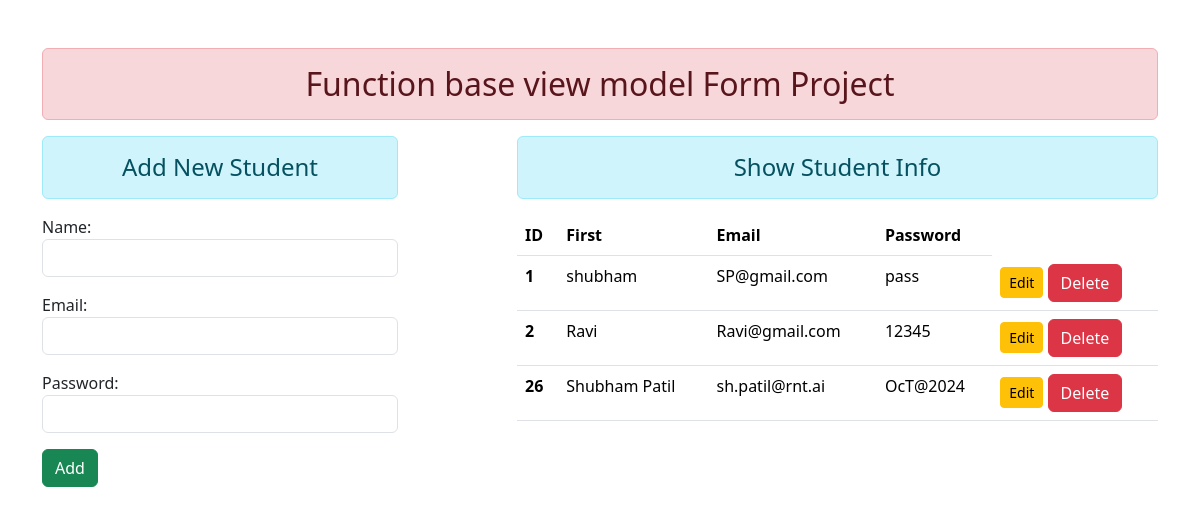
/, run on an earlier commit of the app's database.
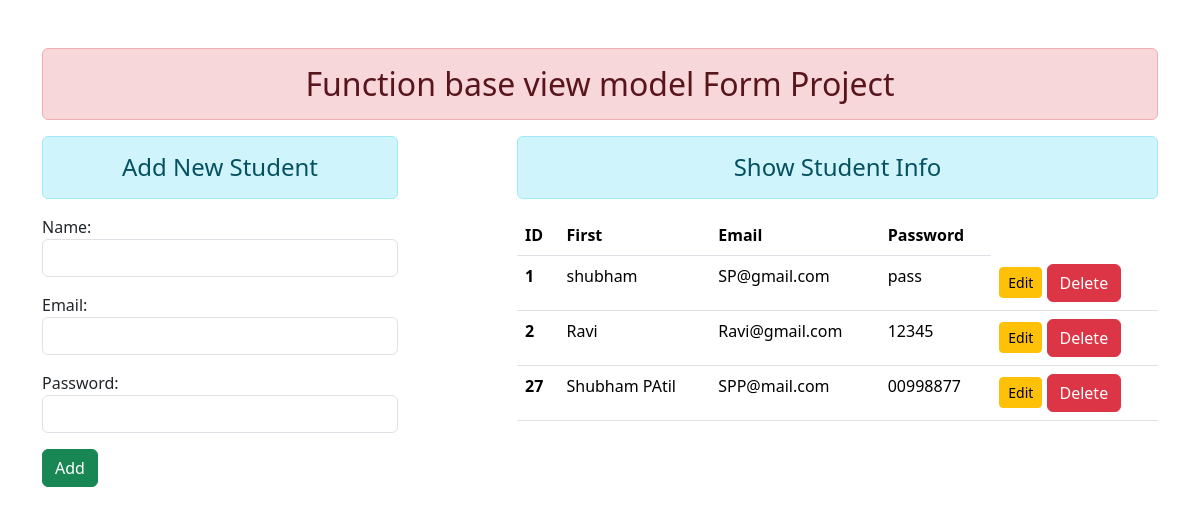
And on a later commit of the database.
### crud_app/models.py (models this page shows)
class User(models.Model):
    name = models.CharField(max_length=70)
    email =  models.EmailField(max_length=100)
    password = models.CharField(max_length=100)

### crud_app/views.py (the view)
# urls.py: path('',views.add_show, name='addandshow'),
def add_show(request):
    if request.method == 'POST':
        fm = StudentRegistration(request.POST)
        if fm.is_valid():
            nm = fm.cleaned_data['name']
            em = fm.cleaned_data['email']
            pw = fm.cleaned_data['password']
            reg = User(name=nm, email=em, password=pw)
            reg.save()
            fm = StudentRegistration()
    else:
        fm = StudentRegistration()
    stud = User.objects.all()
    print("----!@#$%^&*()--")
    return render (request, 'addandshow.html', {'form':fm, 'stu':stud})

### crud_app/forms.py
class StudentRegistration(forms.ModelForm):
    class Meta:
        model = User
        fields = ['name', 'email', 'password']
        widgets = {
            'name' : forms.TextInput(attrs={'class':'form-control'}),
            'email' : forms.EmailInput(attrs={'class':'form-control'}),
            'password' : forms.PasswordInput(render_value=True, attrs={'class':'form-control'}),
        }

### crud_app/templates/addandshow.html (shortened to what this page needs)
{% extends 'base.html' %}
{% block content %}
<div class = "row">
    <div class="col-sm-4">
    <h4 class="text-center alert alert-info"> Add New Student</h4>
        <form action="" method="POST">
            {{form.as_p}}
            <input type="submit" class=" btn btn-success" value="Add">
        </form>
    </div>
    <div class="col-sm-7 offset-1">
        <h4 class="text-center alert alert-info">Show Student Info</h4>
        {% if stu %}
        <table class="table table-hover">
            <thead>
              <tr>
                <th scope="col">ID</th>
                <th scope="col">First</th>
                <th scope="col">Email</th>
                <th scope="col">Password</th>
              </tr>
            </thead>
            <tbody>
                {% for st in stu %}
                <tr>
                    <th scope="row">{{st.id}}</th>
                    <td>{{st.name}}</td>
                    <td>{{st.email}}</td>
                    <td>{{st.password}}</td>
                    <td>
                        <a href="{% url 'updatedata' st.id%}" method='post' class="btn btn-warning btn-sm">Edit</a>
                            <form action="{% url 'deletedata' st.id %}" method="post" class="d-inline" onsubmit="return confirmDelete();">
                        <input type="submit" class="btn btn-danger" value="Delete">
                        </form>
                    </td>
                </tr>
                {% endfor %}
            </tbody>
          </table>
        {% else %}
        <h4 class="text-center alert alert-warning">No Records</h4>
        {% endif %}
    </div>
</div>
{% endblock content %}

What changed in the data, as far as the page shows it:
removed User: id "26", name "Shubham Patil", email "sh.patil@rnt.ai", password "OcT@2024"
added User: id "27", name "Shubham PAtil", email "SPP@mail.com", password "00998877"
